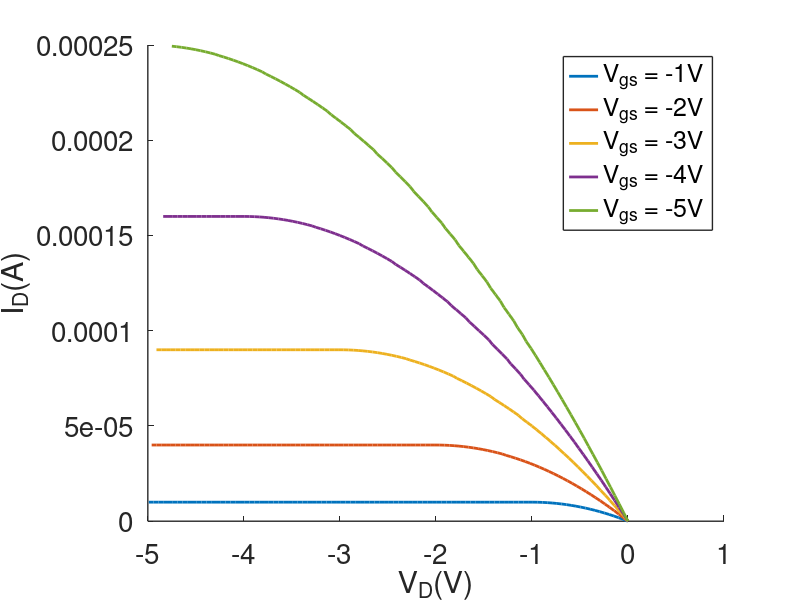

Write MATLAB code to recreate this figure.
A = [9.81E-25	9.806382E-28;
-4.90E-02	0.0000009568115;
-9.81E-02	0.000001866371;
-1.47E-01	0.000002728541;
-1.96E-01	0.000003543184;
-2.46E-01	0.000004310162;
-2.95E-01	0.000005029337;
-3.44E-01	0.000005700568;
-3.94E-01	0.000006323716;
-4.43E-01	0.00000689864;
-4.93E-01	0.000007425197;
-5.42E-01	0.000007903247;
-5.92E-01	0.000008332645;
-6.41E-01	0.000008713249;
-6.91E-01	0.000009044913;
-7.41E-01	0.000009327493;
-7.90E-01	0.000009560843;
-8.40E-01	0.000009744817;
-8.90E-01	0.000009879266;
-9.40E-01	0.000009964044;
-9.90E-01	0.000009999001;
-1.04E+00	0.00001;
-1.09E+00	0.00001;
-1.14E+00	0.00001;
-1.19E+00	0.00001;
-1.24E+00	0.00001;
-1.29E+00	0.00001;
-1.34E+00	0.00001;
-1.39E+00	0.00001;
-1.44E+00	0.00001;
-1.49E+00	0.00001;
-1.54E+00	0.00001;
-1.59E+00	0.00001;
-1.64E+00	0.00001;
-1.69E+00	0.00001;
-1.74E+00	0.00001;
-1.79E+00	0.00001;
-1.84E+00	0.00001;
-1.89E+00	0.00001;
-1.94E+00	0.00001;
-1.99E+00	0.00001;
-2.04E+00	0.00001;
-2.09E+00	0.00001;
-2.14E+00	0.00001;
-2.19E+00	0.00001;
-2.24E+00	0.00001;
-2.29E+00	0.00001;
-2.34E+00	0.00001;
-2.39E+00	0.00001;
-2.44E+00	0.00001;
-2.49E+00	0.00001;
-2.54E+00	0.00001;
-2.59E+00	0.00001;
-2.64E+00	0.00001;
-2.69E+00	0.00001;
-2.74E+00	0.00001;
-2.79E+00	0.00001;
-2.84E+00	0.00001;
-2.89E+00	0.00001;
-2.94E+00	0.00001;
-2.99E+00	0.00001;
-3.04E+00	0.00001;
-3.09E+00	0.00001;
-3.14E+00	0.00001;
-3.19E+00	0.00001;
-3.24E+00	0.00001;
-3.29E+00	0.00001;
-3.34E+00	0.00001;
-3.39E+00	0.00001;
-3.44E+00	0.00001;
-3.49E+00	0.00001;
-3.54E+00	0.00001;
-3.59E+00	0.00001;
-3.64E+00	0.00001;
-3.69E+00	0.00001;
-3.74E+00	0.00001;
-3.79E+00	0.00001;
-3.84E+00	0.00001;
-3.89E+00	0.00001;
-3.94E+00	0.00001;
-3.99E+00	0.00001;
-4.04E+00	0.00001;
-4.09E+00	0.00001;
-4.14E+00	0.00001;
-4.19E+00	0.00001;
-4.24E+00	0.00001;
-4.29E+00	0.00001;
-4.34E+00	0.00001;
-4.39E+00	0.00001;
-4.44E+00	0.00001;
-4.49E+00	0.00001;
-4.54E+00	0.00001;
-4.59E+00	0.00001;
-4.64E+00	0.00001;
-4.69E+00	0.00001;
-4.74E+00	0.00001;
-4.79E+00	0.00001;
-4.84E+00	0.00001;
-4.89E+00	0.00001;
-4.94E+00	0.00001;
-4.99E+00	0.00001000001;];


B = [9.62E-25	9.618035E-28;
-4.81E-02	0.000001900832;
-9.62E-02	0.00000375709;
-1.44E-01	0.00000556865;
-1.93E-01	0.000007335388;
-2.41E-01	0.000009057179;
-2.89E-01	0.0000107339;
-3.38E-01	0.00001236541;
-3.86E-01	0.0000139516;
-4.35E-01	0.00001549234;
-4.83E-01	0.00001698749;
-5.32E-01	0.00001843693;
-5.80E-01	0.00001984053;
-6.29E-01	0.00002119816;
-6.77E-01	0.00002250968;
-7.26E-01	0.00002377497;
-7.75E-01	0.0000249939;
-8.24E-01	0.00002616633;
-8.73E-01	0.00002729213;
-9.22E-01	0.00002837116;
-9.71E-01	0.00002940329;
-1.02E+00	0.00003038839;
-1.07E+00	0.00003132631;
-1.12E+00	0.00003221693;
-1.17E+00	0.00003306011;
-1.22E+00	0.0000338557;
-1.27E+00	0.00003460358;
-1.31E+00	0.00003530359;
-1.36E+00	0.00003595561;
-1.41E+00	0.00003655948;
-1.46E+00	0.00003711508;
-1.51E+00	0.00003762225;
-1.56E+00	0.00003808085;
-1.61E+00	0.00003849075;
-1.66E+00	0.0000388518;
-1.71E+00	0.00003916384;
-1.76E+00	0.00003942675;
-1.81E+00	0.00003964037;
-1.86E+00	0.00003980455;
-1.91E+00	0.00003991915;
-1.96E+00	0.00003998401;
-2.01E+00	0.00004;
-2.06E+00	0.00004;
-2.11E+00	0.00004;
-2.16E+00	0.00004;
-2.21E+00	0.00004;
-2.26E+00	0.00004;
-2.31E+00	0.00004;
-2.36E+00	0.00004;
-2.41E+00	0.00004;
-2.46E+00	0.00004;
-2.51E+00	0.00004;
-2.56E+00	0.00004;
-2.61E+00	0.00004;
-2.66E+00	0.00004;
-2.71E+00	0.00004;
-2.76E+00	0.00004;
-2.81E+00	0.00004;
-2.86E+00	0.00004;
-2.91E+00	0.00004;
-2.96E+00	0.00004;
-3.01E+00	0.00004;
-3.06E+00	0.00004;
-3.11E+00	0.00004;
-3.16E+00	0.00004;
-3.21E+00	0.00004;
-3.26E+00	0.00004;
-3.31E+00	0.00004;
-3.36E+00	0.00004;
-3.41E+00	0.00004;
-3.46E+00	0.00004;
-3.51E+00	0.00004;
-3.56E+00	0.00004;
-3.61E+00	0.00004;
-3.66E+00	0.00004;
-3.71E+00	0.00004;
-3.76E+00	0.00004;
-3.81E+00	0.00004;
-3.86E+00	0.00004;
-3.91E+00	0.00004;
-3.96E+00	0.00004;
-4.01E+00	0.00004;
-4.06E+00	0.00004;
-4.11E+00	0.00004;
-4.16E+00	0.00004;
-4.21E+00	0.00004;
-4.26E+00	0.00004;
-4.31E+00	0.00004;
-4.36E+00	0.00004;
-4.41E+00	0.00004;
-4.46E+00	0.00004;
-4.51E+00	0.00004;
-4.56E+00	0.00004;
-4.61E+00	0.00004;
-4.66E+00	0.00004;
-4.71E+00	0.00004;
-4.76E+00	0.00004;
-4.81E+00	0.00004;
-4.86E+00	0.00004;
-4.91E+00	0.00004;
-4.96E+00	0.00004;];



C = [9.44E-25	9.437493E-28;
-4.72E-02	0.00000280918;
-9.44E-02	0.000005576266;
-1.42E-01	0.000008301146;
-1.89E-01	0.00001098371;
-2.36E-01	0.00001362383;
-2.84E-01	0.00001622141;
-3.31E-01	0.00001877633;
-3.79E-01	0.00002128847;
-4.26E-01	0.00002375771;
-4.74E-01	0.00002618395;
-5.21E-01	0.00002856705;
-5.69E-01	0.00003090692;
-6.17E-01	0.00003320342;
-6.65E-01	0.00003545643;
-7.12E-01	0.00003766585;
-7.60E-01	0.00003983155;
-8.08E-01	0.0000419534;
-8.56E-01	0.0000440313;
-9.04E-01	0.00004606511;
-9.52E-01	0.00004805472;
-1.00E+00	0.00005;
-1.05E+00	0.00005190083;
-1.10E+00	0.00005375709;
-1.14E+00	0.00005556865;
-1.19E+00	0.00005733539;
-1.24E+00	0.00005905718;
-1.29E+00	0.0000607339;
-1.34E+00	0.00006236541;
-1.39E+00	0.0000639516;
-1.43E+00	0.00006549234;
-1.48E+00	0.00006698749;
-1.53E+00	0.00006843693;
-1.58E+00	0.00006984053;
-1.63E+00	0.00007119816;
-1.68E+00	0.00007250968;
-1.73E+00	0.00007377497;
-1.78E+00	0.0000749939;
-1.82E+00	0.00007616633;
-1.87E+00	0.00007729213;
-1.92E+00	0.00007837116;
-1.97E+00	0.00007940329;
-2.02E+00	0.00008038839;
-2.07E+00	0.00008132632;
-2.12E+00	0.00008221693;
-2.17E+00	0.00008306011;
-2.22E+00	0.0000838557;
-2.27E+00	0.00008460358;
-2.31E+00	0.00008530359;
-2.36E+00	0.00008595561;
-2.41E+00	0.00008655948;
-2.46E+00	0.00008711508;
-2.51E+00	0.00008762225;
-2.56E+00	0.00008808085;
-2.61E+00	0.00008849075;
-2.66E+00	0.0000888518;
-2.71E+00	0.00008916385;
-2.76E+00	0.00008942675;
-2.81E+00	0.00008964037;
-2.86E+00	0.00008980455;
-2.91E+00	0.00008991915;
-2.96E+00	0.00008998402;
-3.01E+00	0.00009;
-3.06E+00	0.00009;
-3.11E+00	0.00009;
-3.16E+00	0.00009;
-3.21E+00	0.00009;
-3.26E+00	0.00009;
-3.31E+00	0.00009;
-3.36E+00	0.00009;
-3.41E+00	0.00009;
-3.46E+00	0.00009;
-3.51E+00	0.00009;
-3.56E+00	0.00009;
-3.61E+00	0.00009;
-3.66E+00	0.00009;
-3.71E+00	0.00009;
-3.76E+00	0.00009;
-3.81E+00	0.00009;
-3.86E+00	0.00009;
-3.91E+00	0.00009;
-3.96E+00	0.00009;
-4.01E+00	0.00009;
-4.06E+00	0.00009;
-4.11E+00	0.00009;
-4.16E+00	0.00009;
-4.21E+00	0.00009;
-4.26E+00	0.00009;
-4.31E+00	0.00009;
-4.36E+00	0.00009;
-4.41E+00	0.00009;
-4.46E+00	0.00009;
-4.51E+00	0.00009;
-4.56E+00	0.00009;
-4.61E+00	0.00009;
-4.66E+00	0.00009;
-4.71E+00	0.00009;
-4.76E+00	0.00009;
-4.81E+00	0.00009;
-4.86E+00	0.00009;
-4.91E+00	0.00009;];


D = [9.26E-25	9.259985E-28;
-4.63E-02	0.000003683841;
-9.27E-02	0.000007327888;
-1.39E-01	0.00001093204;
-1.86E-01	0.00001449619;
-2.32E-01	0.00001802024;
-2.78E-01	0.00002150407;
-3.25E-01	0.0000249476;
-3.72E-01	0.00002835071;
-4.18E-01	0.0000317133;
-4.65E-01	0.00003503526;
-5.12E-01	0.00003831648;
-5.58E-01	0.00004155686;
-6.05E-01	0.0000447563;
-6.52E-01	0.00004791467;
-6.99E-01	0.00005103189;
-7.46E-01	0.00005410782;
-7.93E-01	0.00005714238;
-8.40E-01	0.00006013544;
-8.87E-01	0.0000630869;
-9.34E-01	0.00006599665;
-9.81E-01	0.00006886457;
-1.03E+00	0.00007169055;
-1.08E+00	0.00007447449;
-1.12E+00	0.00007721627;
-1.17E+00	0.00007991577;
-1.22E+00	0.00008257288;
-1.26E+00	0.00008518749;
-1.31E+00	0.00008775949;
-1.36E+00	0.00009028875;
-1.41E+00	0.00009277517;
-1.45E+00	0.00009521862;
-1.50E+00	0.000097619;
-1.55E+00	0.00009997617;
-1.60E+00	0.00010229;
-1.65E+00	0.0001045605;
-1.69E+00	0.0001067873;
-1.74E+00	0.0001089705;
-1.79E+00	0.0001111099;
-1.84E+00	0.0001132054;
-1.88E+00	0.0001152569;
-1.93E+00	0.0001172642;
-1.98E+00	0.0001192272;
-2.03E+00	0.0001211458;
-2.08E+00	0.0001230199;
-2.13E+00	0.0001248494;
-2.17E+00	0.0001266341;
-2.22E+00	0.0001283739;
-2.27E+00	0.0001300686;
-2.32E+00	0.0001317182;
-2.37E+00	0.0001333226;
-2.42E+00	0.0001348815;
-2.46E+00	0.0001363949;
-2.51E+00	0.0001378626;
-2.56E+00	0.0001392846;
-2.61E+00	0.0001406606;
-2.66E+00	0.0001419906;
-2.71E+00	0.0001432744;
-2.76E+00	0.0001445119;
-2.80E+00	0.0001457029;
-2.85E+00	0.0001468474;
-2.90E+00	0.0001479452;
-2.95E+00	0.0001489961;
-3.00E+00	0.00015;
-3.05E+00	0.0001509568;
-3.10E+00	0.0001518664;
-3.15E+00	0.0001527285;
-3.20E+00	0.0001535432;
-3.25E+00	0.0001543102;
-3.29E+00	0.0001550293;
-3.34E+00	0.0001557006;
-3.39E+00	0.0001563237;
-3.44E+00	0.0001568986;
-3.49E+00	0.0001574252;
-3.54E+00	0.0001579032;
-3.59E+00	0.0001583326;
-3.64E+00	0.0001587133;
-3.69E+00	0.0001590449;
-3.74E+00	0.0001593275;
-3.79E+00	0.0001595608;
-3.84E+00	0.0001597448;
-3.89E+00	0.0001598793;
-3.94E+00	0.000159964;
-3.99E+00	0.000159999;
-4.04E+00	0.00016;
-4.09E+00	0.00016;
-4.14E+00	0.00016;
-4.19E+00	0.00016;
-4.24E+00	0.00016;
-4.29E+00	0.00016;
-4.34E+00	0.00016;
-4.39E+00	0.00016;
-4.44E+00	0.00016;
-4.49E+00	0.00016;
-4.54E+00	0.00016;
-4.59E+00	0.00016;
-4.64E+00	0.00016;
-4.69E+00	0.00016;
-4.74E+00	0.00016;
-4.79E+00	0.00016;
-4.84E+00	0.00016;];



E = [6.15E-28	6.153565E-31;
-4.55E-02	0.000004526656;
-9.10E-02	0.000009015653;
-1.37E-01	0.0000134669;
-1.82E-01	0.00001788029;
-2.28E-01	0.00002225575;
-2.73E-01	0.00002659317;
-3.19E-01	0.00003089246;
-3.65E-01	0.00003515352;
-4.11E-01	0.00003937626;
-4.56E-01	0.00004356057;
-5.02E-01	0.00004770637;
-5.48E-01	0.00005181356;
-5.94E-01	0.00005588204;
-6.40E-01	0.0000599117;
-6.86E-01	0.00006390246;
-7.32E-01	0.00006785421;
-7.78E-01	0.00007176685;
-8.24E-01	0.00007564028;
-8.71E-01	0.00007947441;
-9.17E-01	0.00008326913;
-9.63E-01	0.00008702435;
-1.01E+00	0.00009073995;
-1.06E+00	0.00009441584;
-1.10E+00	0.00009805191;
-1.15E+00	0.0001016481;
-1.19E+00	0.0001052042;
-1.24E+00	0.0001087202;
-1.29E+00	0.000112196;
-1.33E+00	0.0001156315;
-1.38E+00	0.0001190265;
-1.43E+00	0.0001223809;
-1.47E+00	0.0001256948;
-1.52E+00	0.0001289678;
-1.57E+00	0.0001322;
-1.61E+00	0.0001353913;
-1.66E+00	0.0001385414;
-1.71E+00	0.0001416504;
-1.76E+00	0.000144718;
-1.80E+00	0.0001477443;
-1.85E+00	0.0001507291;
-1.90E+00	0.0001536722;
-1.94E+00	0.0001565736;
-1.99E+00	0.0001594331;
-2.04E+00	0.0001622507;
-2.08E+00	0.0001650262;
-2.13E+00	0.0001677596;
-2.18E+00	0.0001704506;
-2.23E+00	0.0001730992;
-2.27E+00	0.0001757053;
-2.32E+00	0.0001782688;
-2.37E+00	0.0001807895;
-2.42E+00	0.0001832673;
-2.46E+00	0.0001857021;
-2.51E+00	0.0001880939;
-2.56E+00	0.0001904424;
-2.61E+00	0.0001927476;
-2.65E+00	0.0001950093;
-2.70E+00	0.0001972275;
-2.75E+00	0.0001994019;
-2.80E+00	0.0002015325;
-2.85E+00	0.0002036192;
-2.89E+00	0.0002056619;
-2.94E+00	0.0002076603;
-2.99E+00	0.0002096145;
-3.04E+00	0.0002115242;
-3.09E+00	0.0002133894;
-3.13E+00	0.0002152099;
-3.18E+00	0.0002169856;
-3.23E+00	0.0002187164;
-3.28E+00	0.0002204022;
-3.33E+00	0.0002220427;
-3.38E+00	0.000223638;
-3.42E+00	0.0002251878;
-3.47E+00	0.0002266921;
-3.52E+00	0.0002281507;
-3.57E+00	0.0002295635;
-3.62E+00	0.0002309303;
-3.67E+00	0.0002322511;
-3.72E+00	0.0002335256;
-3.77E+00	0.0002347538;
-3.81E+00	0.0002359356;
-3.86E+00	0.0002370707;
-3.91E+00	0.0002381591;
-3.96E+00	0.0002392006;
-4.01E+00	0.0002401951;
-4.06E+00	0.0002411425;
-4.11E+00	0.0002420426;
-4.16E+00	0.0002428953;
-4.21E+00	0.0002437004;
-4.26E+00	0.0002444578;
-4.30E+00	0.0002451674;
-4.35E+00	0.0002458291;
-4.40E+00	0.0002464426;
-4.45E+00	0.0002470078;
-4.50E+00	0.0002475247;
-4.55E+00	0.000247993;
-4.60E+00	0.0002484127;
-4.65E+00	0.0002487835;
-4.70E+00	0.0002491054;
-4.75E+00	0.0002493781;];
set(0,'DefaultAxesFontSize',20,'DefaultAxesFontWeight','normal','DefaultAxesLineWidth',1);
hold ON;
plot(A(:,1),A(:,2),'linewidth',2);
plot(B(:,1),B(:,2),'linewidth',2);
plot(C(:,1),C(:,2),'linewidth',2);
plot(D(:,1),D(:,2),'linewidth',2);
plot(E(:,1),E(:,2),'linewidth',2);
xlabel('V_D(V)'); 
ylabel('I_D(A)');
legend('V_{gs} = -1V','V_{gs} = -2V','V_{gs} = -3V','V_{gs} = -4V','V_{gs} = -5V','Location','NorthEast')